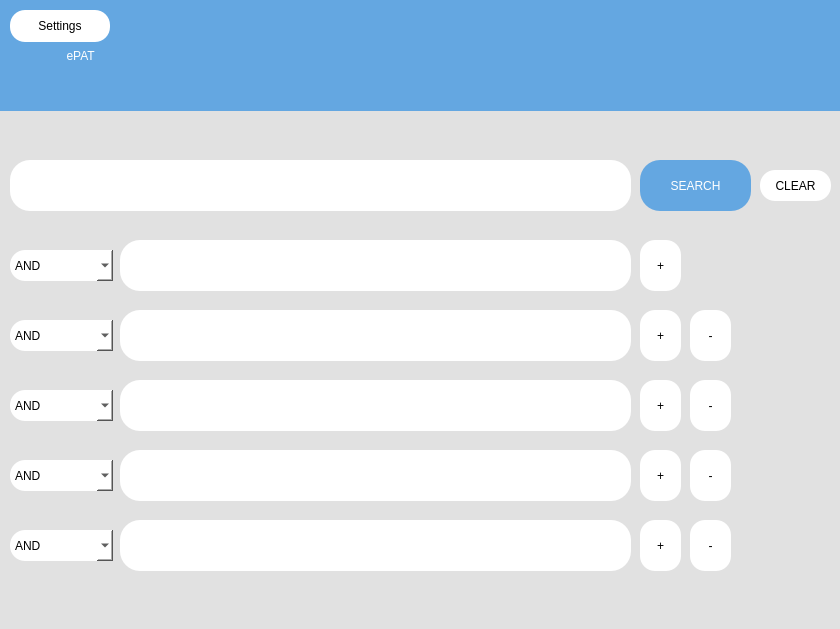
<?xml version="1.0" encoding="UTF-8"?>
<ui version="4.0">
 <class>Dialog</class>
 <widget class="QDialog" name="Dialog">
  <property name="geometry">
   <rect>
    <x>0</x>
    <y>0</y>
    <width>840</width>
    <height>629</height>
   </rect>
  </property>
  <property name="windowTitle">
   <string>Dialog</string>
  </property>
  <widget class="QWidget" name="widget" native="true">
   <property name="geometry">
    <rect>
     <x>0</x>
     <y>0</y>
     <width>841</width>
     <height>631</height>
    </rect>
   </property>
   <property name="styleSheet">
    <string notr="true">background-color: rgb(225,225,225);</string>
   </property>
   <widget class="QLabel" name="label">
    <property name="geometry">
     <rect>
      <x>0</x>
      <y>0</y>
      <width>841</width>
      <height>111</height>
     </rect>
    </property>
    <property name="styleSheet">
     <string notr="true">background-color:rgb(100,167,225);
font: 64pt &quot;Arial&quot;;
color: rgb(255, 255, 255);</string>
    </property>
    <property name="text">
     <string>                    ePAT</string>
    </property>
   </widget>
   <widget class="QTextEdit" name="text">
    <property name="geometry">
     <rect>
      <x>10</x>
      <y>160</y>
      <width>621</width>
      <height>51</height>
     </rect>
    </property>
    <property name="styleSheet">
     <string notr="true">background-color:rgb(255, 255, 255);
font: 16pt &quot;Arial&quot;;
border-radius: 20px</string>
    </property>
   </widget>
   <widget class="QPushButton" name="search">
    <property name="geometry">
     <rect>
      <x>640</x>
      <y>160</y>
      <width>111</width>
      <height>51</height>
     </rect>
    </property>
    <property name="styleSheet">
     <string notr="true">background-color:rgb(100,167,225);
font: 16pt &quot;Arial&quot;;
color: rgb(255, 255, 255);
border-radius: 20px</string>
    </property>
    <property name="text">
     <string>SEARCH</string>
    </property>
   </widget>
   <widget class="QPushButton" name="settings">
    <property name="geometry">
     <rect>
      <x>10</x>
      <y>10</y>
      <width>100</width>
      <height>32</height>
     </rect>
    </property>
    <property name="styleSheet">
     <string notr="true">background-color:rgb(255, 255, 255);
border-radius: 15px;
font: 14pt &quot;Arial&quot;;</string>
    </property>
    <property name="text">
     <string>Settings</string>
    </property>
   </widget>
   <widget class="QTextEdit" name="text1">
    <property name="geometry">
     <rect>
      <x>120</x>
      <y>240</y>
      <width>511</width>
      <height>51</height>
     </rect>
    </property>
    <property name="styleSheet">
     <string notr="true">background-color:rgb(255, 255, 255);
font: 16pt &quot;Arial&quot;;
border-radius: 20px</string>
    </property>
   </widget>
   <widget class="QComboBox" name="optional1">
    <property name="geometry">
     <rect>
      <x>10</x>
      <y>250</y>
      <width>103</width>
      <height>31</height>
     </rect>
    </property>
    <property name="styleSheet">
     <string notr="true">background-color:rgb(255, 255, 255);
border-radius: 15px;
font: 14pt &quot;Arial&quot;;
color: rgb(0, 0, 0);
</string>
    </property>
    <item>
     <property name="text">
      <string>AND</string>
     </property>
    </item>
    <item>
     <property name="text">
      <string>OR</string>
     </property>
    </item>
   </widget>
   <widget class="QPushButton" name="add1">
    <property name="geometry">
     <rect>
      <x>640</x>
      <y>240</y>
      <width>41</width>
      <height>51</height>
     </rect>
    </property>
    <property name="styleSheet">
     <string notr="true">background-color:rgb(255, 255, 255);
font: 14pt &quot;Arial&quot;;
border-radius: 15px;
</string>
    </property>
    <property name="text">
     <string>+</string>
    </property>
   </widget>
   <widget class="QPushButton" name="clear">
    <property name="geometry">
     <rect>
      <x>760</x>
      <y>170</y>
      <width>71</width>
      <height>31</height>
     </rect>
    </property>
    <property name="styleSheet">
     <string notr="true">background-color:rgb(255, 255, 255);
font: 14pt &quot;Arial&quot;;
border-radius: 15px;
</string>
    </property>
    <property name="text">
     <string>CLEAR</string>
    </property>
   </widget>
   <widget class="QComboBox" name="optional2">
    <property name="geometry">
     <rect>
      <x>10</x>
      <y>320</y>
      <width>103</width>
      <height>31</height>
     </rect>
    </property>
    <property name="styleSheet">
     <string notr="true">background-color:rgb(255, 255, 255);
border-radius: 15px;
font: 14pt &quot;Arial&quot;;
color: rgb(0, 0, 0);
</string>
    </property>
    <item>
     <property name="text">
      <string>AND</string>
     </property>
    </item>
    <item>
     <property name="text">
      <string>OR</string>
     </property>
    </item>
   </widget>
   <widget class="QTextEdit" name="text2">
    <property name="geometry">
     <rect>
      <x>120</x>
      <y>310</y>
      <width>511</width>
      <height>51</height>
     </rect>
    </property>
    <property name="styleSheet">
     <string notr="true">background-color:rgb(255, 255, 255);
font: 16pt &quot;Arial&quot;;
border-radius: 20px</string>
    </property>
   </widget>
   <widget class="QPushButton" name="add2">
    <property name="geometry">
     <rect>
      <x>640</x>
      <y>310</y>
      <width>41</width>
      <height>51</height>
     </rect>
    </property>
    <property name="styleSheet">
     <string notr="true">background-color:rgb(255, 255, 255);
font: 14pt &quot;Arial&quot;;
border-radius: 15px;
</string>
    </property>
    <property name="text">
     <string>+</string>
    </property>
   </widget>
   <widget class="QPushButton" name="minus2">
    <property name="geometry">
     <rect>
      <x>690</x>
      <y>310</y>
      <width>41</width>
      <height>51</height>
     </rect>
    </property>
    <property name="styleSheet">
     <string notr="true">background-color:rgb(255, 255, 255);
font: 16pt &quot;Arial&quot;;
border-radius: 15px;
</string>
    </property>
    <property name="text">
     <string>-</string>
    </property>
   </widget>
   <widget class="QComboBox" name="optional3">
    <property name="geometry">
     <rect>
      <x>10</x>
      <y>390</y>
      <width>103</width>
      <height>31</height>
     </rect>
    </property>
    <property name="styleSheet">
     <string notr="true">background-color:rgb(255, 255, 255);
border-radius: 15px;
font: 14pt &quot;Arial&quot;;
color: rgb(0, 0, 0);
</string>
    </property>
    <item>
     <property name="text">
      <string>AND</string>
     </property>
    </item>
    <item>
     <property name="text">
      <string>OR</string>
     </property>
    </item>
   </widget>
   <widget class="QTextEdit" name="text3">
    <property name="geometry">
     <rect>
      <x>120</x>
      <y>380</y>
      <width>511</width>
      <height>51</height>
     </rect>
    </property>
    <property name="styleSheet">
     <string notr="true">background-color:rgb(255, 255, 255);
font: 16pt &quot;Arial&quot;;
border-radius: 20px</string>
    </property>
   </widget>
   <widget class="QPushButton" name="add3">
    <property name="geometry">
     <rect>
      <x>640</x>
      <y>380</y>
      <width>41</width>
      <height>51</height>
     </rect>
    </property>
    <property name="styleSheet">
     <string notr="true">background-color:rgb(255, 255, 255);
font: 14pt &quot;Arial&quot;;
border-radius: 15px;
</string>
    </property>
    <property name="text">
     <string>+</string>
    </property>
   </widget>
   <widget class="QPushButton" name="minus3">
    <property name="geometry">
     <rect>
      <x>690</x>
      <y>380</y>
      <width>41</width>
      <height>51</height>
     </rect>
    </property>
    <property name="styleSheet">
     <string notr="true">background-color:rgb(255, 255, 255);
font: 16pt &quot;Arial&quot;;
border-radius: 15px;
</string>
    </property>
    <property name="text">
     <string>-</string>
    </property>
   </widget>
   <widget class="QComboBox" name="optional4">
    <property name="geometry">
     <rect>
      <x>10</x>
      <y>460</y>
      <width>103</width>
      <height>31</height>
     </rect>
    </property>
    <property name="styleSheet">
     <string notr="true">background-color:rgb(255, 255, 255);
border-radius: 15px;
font: 14pt &quot;Arial&quot;;
color: rgb(0, 0, 0);
</string>
    </property>
    <item>
     <property name="text">
      <string>AND</string>
     </property>
    </item>
    <item>
     <property name="text">
      <string>OR</string>
     </property>
    </item>
   </widget>
   <widget class="QTextEdit" name="text4">
    <property name="geometry">
     <rect>
      <x>120</x>
      <y>450</y>
      <width>511</width>
      <height>51</height>
     </rect>
    </property>
    <property name="styleSheet">
     <string notr="true">background-color:rgb(255, 255, 255);
font: 16pt &quot;Arial&quot;;
border-radius: 20px</string>
    </property>
   </widget>
   <widget class="QPushButton" name="add4">
    <property name="geometry">
     <rect>
      <x>640</x>
      <y>450</y>
      <width>41</width>
      <height>51</height>
     </rect>
    </property>
    <property name="styleSheet">
     <string notr="true">background-color:rgb(255, 255, 255);
font: 14pt &quot;Arial&quot;;
border-radius: 15px;
</string>
    </property>
    <property name="text">
     <string>+</string>
    </property>
   </widget>
   <widget class="QPushButton" name="minus4">
    <property name="geometry">
     <rect>
      <x>690</x>
      <y>450</y>
      <width>41</width>
      <height>51</height>
     </rect>
    </property>
    <property name="styleSheet">
     <string notr="true">background-color:rgb(255, 255, 255);
font: 16pt &quot;Arial&quot;;
border-radius: 15px;
</string>
    </property>
    <property name="text">
     <string>-</string>
    </property>
   </widget>
   <widget class="QComboBox" name="optional5">
    <property name="geometry">
     <rect>
      <x>10</x>
      <y>530</y>
      <width>103</width>
      <height>31</height>
     </rect>
    </property>
    <property name="styleSheet">
     <string notr="true">background-color:rgb(255, 255, 255);
border-radius: 15px;
font: 14pt &quot;Arial&quot;;
color: rgb(0, 0, 0);
</string>
    </property>
    <item>
     <property name="text">
      <string>AND</string>
     </property>
    </item>
    <item>
     <property name="text">
      <string>OR</string>
     </property>
    </item>
   </widget>
   <widget class="QTextEdit" name="text5">
    <property name="geometry">
     <rect>
      <x>120</x>
      <y>520</y>
      <width>511</width>
      <height>51</height>
     </rect>
    </property>
    <property name="styleSheet">
     <string notr="true">background-color:rgb(255, 255, 255);
font: 16pt &quot;Arial&quot;;
border-radius: 20px</string>
    </property>
   </widget>
   <widget class="QPushButton" name="add5">
    <property name="geometry">
     <rect>
      <x>640</x>
      <y>520</y>
      <width>41</width>
      <height>51</height>
     </rect>
    </property>
    <property name="styleSheet">
     <string notr="true">background-color:rgb(255, 255, 255);
font: 14pt &quot;Arial&quot;;
border-radius: 15px;
</string>
    </property>
    <property name="text">
     <string>+</string>
    </property>
   </widget>
   <widget class="QPushButton" name="minus5">
    <property name="geometry">
     <rect>
      <x>690</x>
      <y>520</y>
      <width>41</width>
      <height>51</height>
     </rect>
    </property>
    <property name="styleSheet">
     <string notr="true">background-color:rgb(255, 255, 255);
font: 16pt &quot;Arial&quot;;
border-radius: 15px;
</string>
    </property>
    <property name="text">
     <string>-</string>
    </property>
   </widget>
  </widget>
 </widget>
 <resources/>
 <connections/>
</ui>
